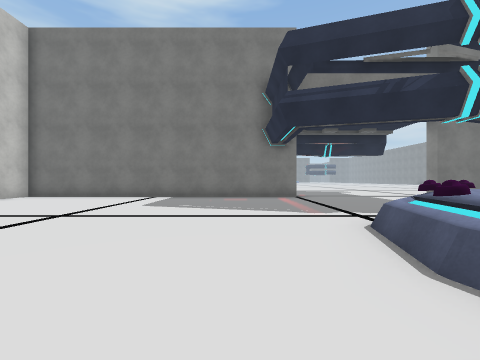
[1] (above)

18 first-person views from a walk through a scene from a Unity 3-D project. The camera is 1.2 m above the floor, looks level and sees 90° across. The floor is counted in squares, 2 m on a side. Each view is taken from the middle of a square. On the plan, view 1 faces up. The plan holds only what a view shows up to about 9 squares ahead; the rest is blank. The place goes on beyond the plan. The player character is not drawn. Some animated figures are not drawn. Some surface patterns are stand-ins.

[2]
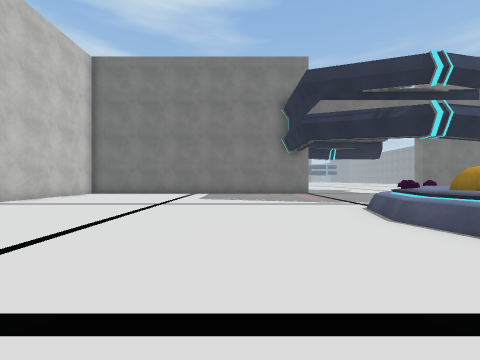

[3]
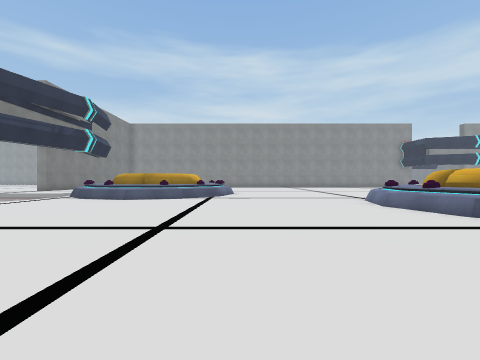

[4]
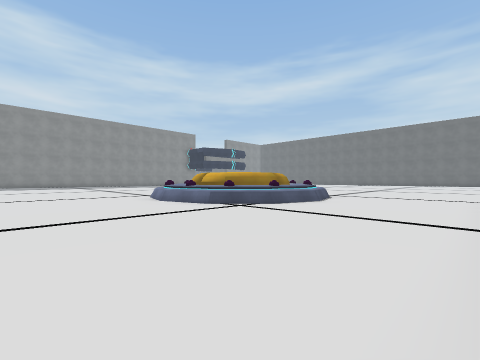

[5]
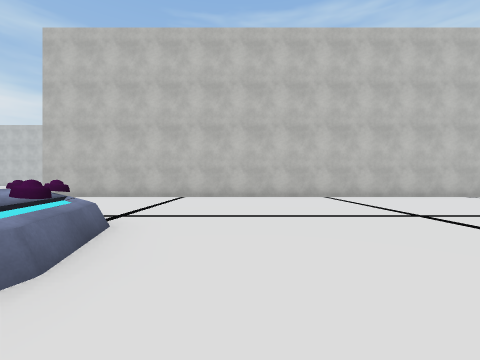

[6]
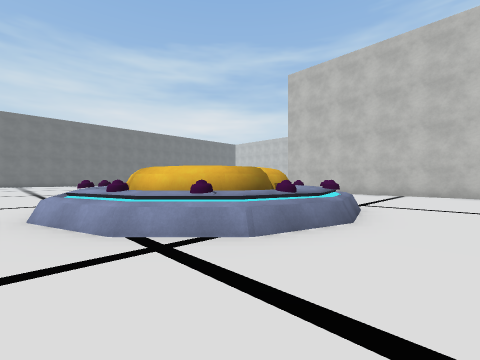

[7]
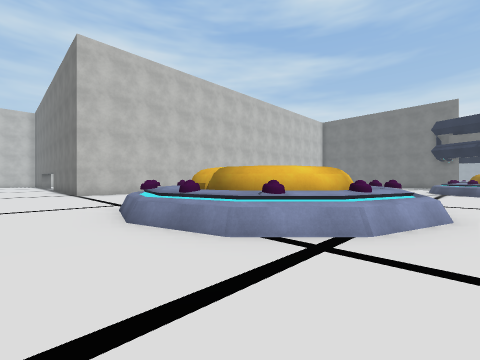

[8]
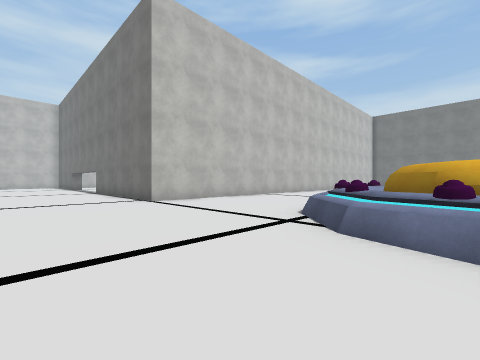

[9]
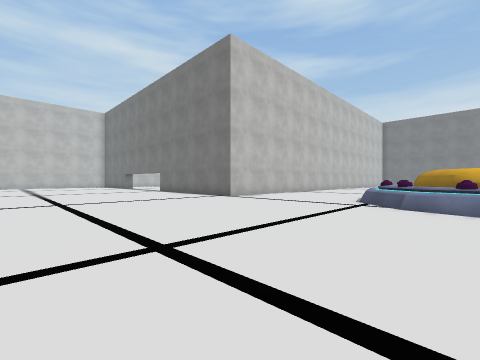

[10]
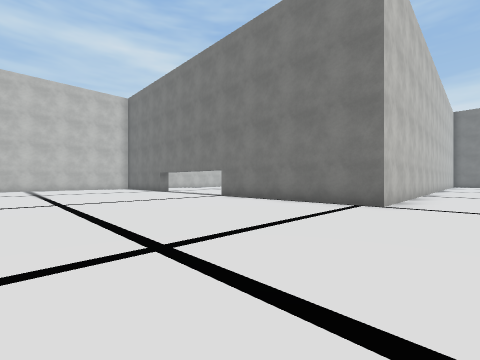

[11]
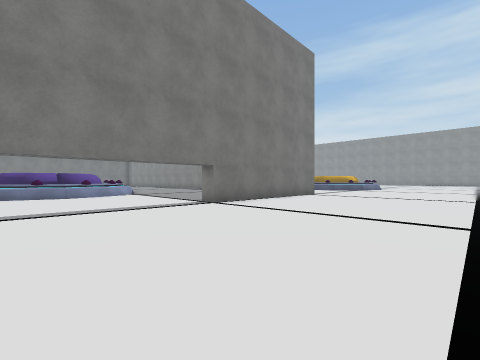

[12]
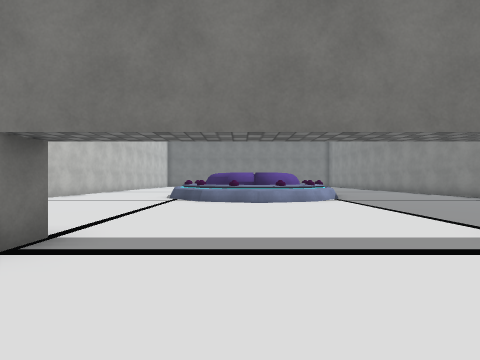

[13]
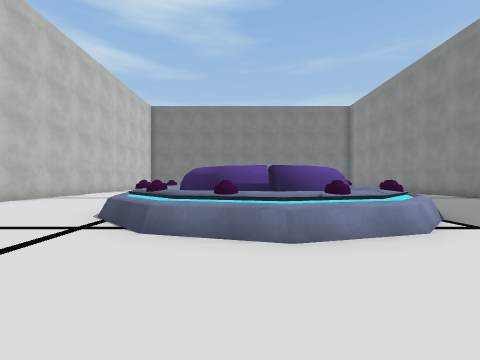

[14]
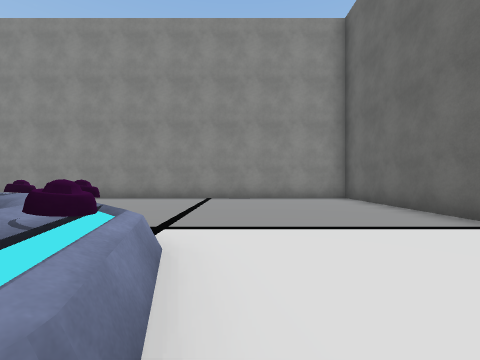

[15]
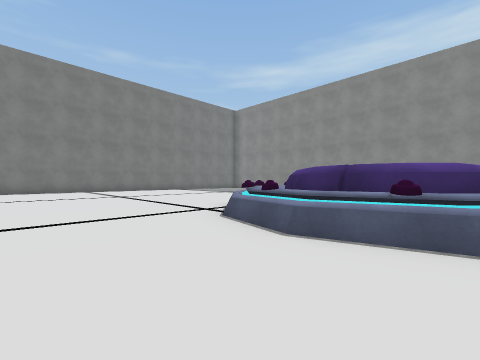

[16]
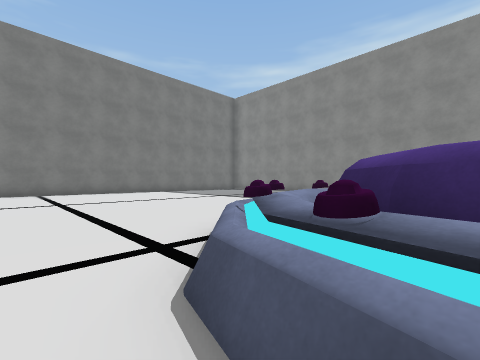

[17]
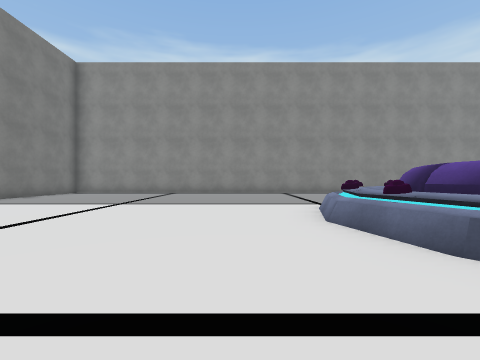

[18]
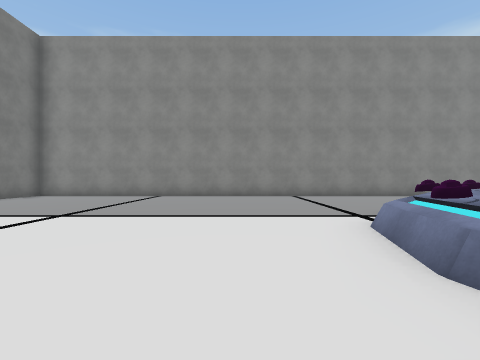

### Floor plan
Key: @ floor where view 1 was taken; # wall or solid block; . floor; ^ raised ledge.
Columns run from 22 left of view 1 to 3 right of it. Each row starts with its distance up from view 1.
  9    ##      #############
  8    ...    ....#...........
  7  ......  .....#...........
  6  .............#...........
  5  .............#...........
  4  .............#..........^
  3  .............#.........^^
  2  .............#.........^^
  1  .............#.........^^
  0 ..............#.......@.^^
 -1 .....^^^^.....#..........^
 -2 ....^^##^^....#...........
 -3 ....^#   ^....#...........
 -4 ....^#  #^....#...........
 -5 ....^^##^^....#...........
 -6 .....^^^^.....#.....^^^^..
 -7  .............#....^^##^^.
 -8   ............#....^#  #^.
 -9    ...........#....^#  #^.
-10    ...........#....^^##^^.
-11    #.....######.....^^^^..
-12      .....................
-13      .....................
-14      .................  ..
-15      .................  ..
-16     ..................  ..
-17     ..................

Where each view was taken, in squares from view 1:
view 1: 0 up, 0 right, facing up
view 2: 2 down, 1 left, facing up
view 3: 2 down, 6 left, facing right
view 4: 2 down, 7 left, facing down-right
view 5: 4 down, 1 right, facing left
view 6: 4 down, 3 right, facing down-left
view 7: 13 down, 3 right, facing up-left
view 8: 14 down, 1 left, facing up-left
view 9: 17 down, 1 left, facing up-left
view 10: 17 down, 6 left, facing up-left
view 11: 16 down, 17 left, facing up-right
view 12: 13 down, 16 left, facing up
view 13: 9 down, 16 left, facing up
view 14: 7 down, 16 left, facing right
view 15: 5 down, 21 left, facing up-right
view 16: 3 down, 19 left, facing up-right
view 17: 1 up, 19 left, facing right
view 18: 1 up, 17 left, facing right
